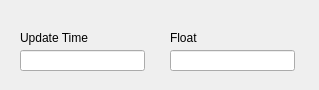
<?xml version="1.0" encoding="UTF-8"?>
<ui version="4.0">
 <class>Dialog</class>
 <widget class="QDialog" name="Dialog">
  <property name="geometry">
   <rect>
    <x>0</x>
    <y>0</y>
    <width>319</width>
    <height>90</height>
   </rect>
  </property>
  <property name="windowTitle">
   <string>Line Edit Example</string>
  </property>
  <widget class="PyDMLineEdit" name="PyDMLineEdit">
   <property name="geometry">
    <rect>
     <x>20</x>
     <y>50</y>
     <width>125</width>
     <height>21</height>
    </rect>
   </property>
   <property name="toolTip">
    <string/>
   </property>
   <property name="whatsThis">
    <string>
    A QLineEdit (writable text field) with support for Channels and more from PyDM.
    This widget offers an unit conversion menu when users Right Click into it.
    
    Parameters
    ----------
    parent : QWidget
        The parent widget for the Label
    init_channel : str, optional
        The channel to be used by the widget. 
    
    </string>
   </property>
   <property name="alarmSensitiveContent" stdset="0">
    <bool>false</bool>
   </property>
   <property name="alarmSensitiveBorder" stdset="0">
    <bool>false</bool>
   </property>
   <property name="showUnits" stdset="0">
    <bool>true</bool>
   </property>
   <property name="channel" stdset="0">
    <string>ca://MTEST:UpdateTime</string>
   </property>
  </widget>
  <widget class="QLabel" name="label">
   <property name="geometry">
    <rect>
     <x>20</x>
     <y>30</y>
     <width>121</width>
     <height>16</height>
    </rect>
   </property>
   <property name="text">
    <string>Update Time</string>
   </property>
  </widget>
  <widget class="QLabel" name="label_2">
   <property name="geometry">
    <rect>
     <x>170</x>
     <y>30</y>
     <width>121</width>
     <height>16</height>
    </rect>
   </property>
   <property name="text">
    <string>Float</string>
   </property>
  </widget>
  <widget class="PyDMLineEdit" name="PyDMLineEdit_2">
   <property name="geometry">
    <rect>
     <x>170</x>
     <y>50</y>
     <width>125</width>
     <height>21</height>
    </rect>
   </property>
   <property name="toolTip">
    <string/>
   </property>
   <property name="whatsThis">
    <string>
    A QLineEdit (writable text field) with support for Channels and more from PyDM.
    This widget offers an unit conversion menu when users Right Click into it.
    
    Parameters
    ----------
    parent : QWidget
        The parent widget for the Label
    init_channel : str, optional
        The channel to be used by the widget. 
    
    </string>
   </property>
   <property name="alarmSensitiveContent" stdset="0">
    <bool>true</bool>
   </property>
   <property name="alarmSensitiveBorder" stdset="0">
    <bool>true</bool>
   </property>
   <property name="precision" stdset="0">
    <number>0</number>
   </property>
   <property name="showUnits" stdset="0">
    <bool>true</bool>
   </property>
   <property name="channel" stdset="0">
    <string>ca://MTEST:Float</string>
   </property>
  </widget>
 </widget>
 <customwidgets>
  <customwidget>
   <class>PyDMLineEdit</class>
   <extends>QLineEdit</extends>
   <header>pydm.widgets.line_edit</header>
  </customwidget>
 </customwidgets>
 <resources/>
 <connections/>
</ui>
